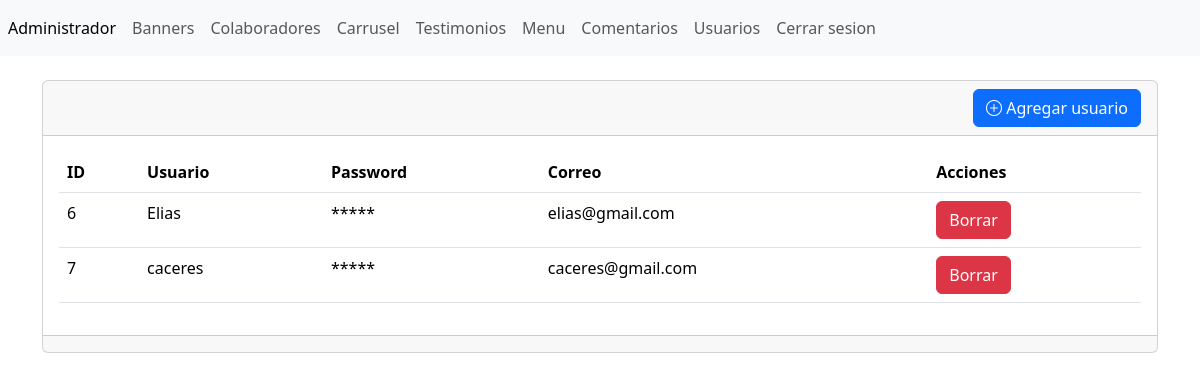
Screenshot of /admin/seccion/usuarios/index.php (signed in) with the database file from the repository.
### tables this page shows
CREATE TABLE `tbl_usuarios` (
  `ID` int(11) NOT NULL,
  `usuario` varchar(255) NOT NULL,
  `password` varchar(255) NOT NULL,
  `correo` varchar(255) NOT NULL
);

### admin/seccion/usuarios/index.php (the view, shortened to what this page needs)
<?php
include("../../bd.php");
$sentencia=$conexion->prepare("SELECT * FROM `tbl_usuarios`");
$sentencia->execute();
$lista_usuarios= $sentencia->fetchAll(PDO::FETCH_ASSOC);
include("../../templates/header.php");
?>
<br>
<div class="card">
    <div class="card-header text-end">
        <a name="" id="" class="btn btn-primary" href="crear.php" role="button"><i class="bi bi-plus-circle"></i> Agregar usuario</a>
    </div>
    <div class="card-body">
        <div class="table-responsive-sm">
            <table class="table">
                <thead>
                    <tr>
                        <th scope="col">ID</th>
                        <th scope="col">Usuario</th>
                        <th scope="col">Password</th>
                        <th scope="col">Correo</th>
                        <th scope="col">Acciones</th>
                    </tr>
                </thead>
                <tbody>
                    <?php foreach($lista_usuarios as $registro){ ?>
                    <tr class="">
                        <td> <?php echo $registro["ID"]; ?> </td>
                        <td> <?php echo $registro["usuario"]; ?> </td>
                        <td>*****</td>
                        <td> <?php echo $registro["correo"]; ?> </td>
                        <td> <a name="" id="" class="btn btn-danger"
                        href="index.php?txtID=<?php echo $registro['ID'] ?>" role="button">Borrar</a> </td>
                    </tr>
                    <?php } ?>
                </tbody>
            </table>
        </div>
    </div>
    <div class="card-footer text-muted"></div>
</div>
<?php
include("../../templates/footer.php");
?>

### rows the page displays
tbl_usuarios: ID "6", usuario "Elias", correo "elias@gmail.com"
tbl_usuarios: ID "7", usuario "caceres", correo "caceres@gmail.com"
